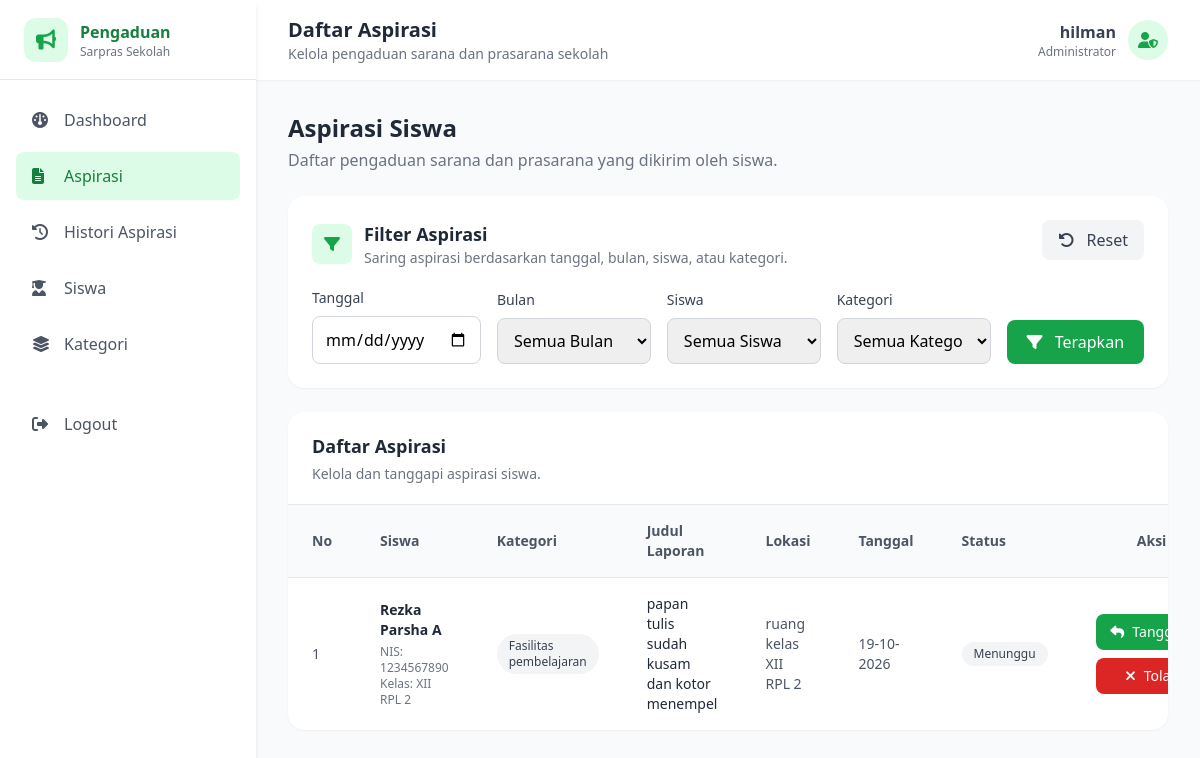
Page /Views/Admin/daftar_aspirasi.php (signed in) on the committed database.
### tables this page shows
CREATE TABLE `tb_aspirasi` (
  `id_aspirasi` int NOT NULL,
  `id_siswa` int NOT NULL,
  `id_kategori` int NOT NULL,
  `judul_laporan` varchar(100) NOT NULL,
  `keterangan` text NOT NULL,
  `lokasi` varchar(100) NOT NULL,
  `bukti_foto` varchar(100) NOT NULL,
  `tanggal_dikirim` timestamp NOT NULL,
  `status` enum('menunggu','diproses','selesai','ditolak') NOT NULL DEFAULT 'menunggu',
  `umpan_balik` text
);

CREATE TABLE `tb_siswa` (
  `id_siswa` int NOT NULL,
  `nis` varchar(10) NOT NULL,
  `nama_siswa` varchar(35) NOT NULL,
  `kelas` varchar(10) NOT NULL,
  `password` varchar(255) NOT NULL
);

CREATE TABLE `tb_kategori` (
  `id_kategori` int NOT NULL,
  `nama_kategori` varchar(50) NOT NULL
);

### Views/Admin/daftar_aspirasi.php (the view, shortened to what the rows shown need)
<?php
require_once '../../Controllers/c_aspirasi.php';
?>
<!DOCTYPE html>
<html lang="id">
<head>
    <script src="https://cdn.tailwindcss.com"></script>
    <link rel="stylesheet"
        href="https://cdnjs.cloudflare.com/ajax/libs/font-awesome/6.5.1/css/all.min.css">
</head>
<body class="bg-gray-50">
    <aside class="fixed left-0 top-0 h-screen w-64 bg-white shadow-md">
        <div class="h-20 px-6 border-b flex items-center gap-3">
            <div>
                <h1 class="font-bold text-green-700">
                    Pengaduan
                </h1>
            </div>
        </div>
    </aside>
    <main class="ml-64 min-h-screen">
        <header class="bg-white h-20 shadow-sm flex items-center justify-between px-8">
            <div>
                <h2 class="text-xl font-semibold text-gray-800">
                    Daftar Aspirasi
                </h2>
            </div>
        </header>
        <section class="p-8">
            <div class="mb-6">
                <h1 class="text-2xl font-bold text-gray-800">
                    Aspirasi Siswa
                </h1>
            </div>
            <div class="bg-white rounded-2xl shadow-sm p-6 mb-6">
                <div class="flex items-start justify-between mb-5">
                    <div class="flex items-center gap-3">
                        <div>
                            <h2 class="text-lg font-semibold text-gray-800">
                                Filter Aspirasi
                            </h2>
                        </div>
                    </div>
                </div>
            </div>
            <div class="bg-white rounded-2xl shadow-sm overflow-hidden">
                <div class="px-6 py-5 border-b">
                    <div class="flex items-center justify-between">
                        <div>
                            <h2 class="text-lg font-semibold text-gray-800">
                                Daftar Aspirasi
                            </h2>
                        </div>
                    </div>
                </div>
                <div class="overflow-x-auto">
                    <table class="w-full text-sm">
                        <thead class="bg-gray-50 border-b">
                            <tr>
                                <th class="px-6 py-4 text-left font-semibold text-gray-600">
                                    No
                                </th>
                                <th class="px-6 py-4 text-left font-semibold text-gray-600">
                                    Siswa
                                </th>
                                <th class="px-6 py-4 text-left font-semibold text-gray-600">
                                    Kategori
                                </th>
                                <th class="px-6 py-4 text-left font-semibold text-gray-600">
                                    Judul Laporan
                                </th>
                                <th class="px-6 py-4 text-left font-semibold text-gray-600">
                                    Lokasi
                                </th>
                                <th class="px-6 py-4 text-left font-semibold text-gray-600">
                                    Tanggal
                                </th>
                                <th class="px-6 py-4 text-left font-semibold text-gray-600">
                                    Status
                                </th>
                                <th class="px-6 py-4 text-center font-semibold text-gray-600">
                                    Aksi
                                </th>
                            </tr>
                        </thead>
                        <tbody class="divide-y">
                            <?php if (!empty($aspirasis)) : ?>
                                <?php
                                $no = (($halaman - 1) * 10) + 1;
                                while ($data = mysqli_fetch_object($aspirasis)) :
                                ?>
                                    <tr class="hover:bg-gray-50">
                                        <td class="px-6 py-4 text-gray-600">
                                            <?= $no++; ?>
                                        </td>
                                        <td class="px-6 py-4">
                                            <div>
                                                <p class="font-semibold text-gray-800">
                                                    <?= htmlspecialchars($data->nama_siswa); ?>
                                                </p>
                                                <p class="text-xs text-gray-500 mt-1">
                                                    NIS:
                                                    <?= htmlspecialchars($data->nis); ?>
                                                </p>
                                                <p class="text-xs text-gray-500">
                                                    Kelas:
                                                    <?= htmlspecialchars($data->kelas); ?>
                                                </p>
                                            </div>
                                        </td>
                                        <td class="px-6 py-4">
                                            <span
                                                class="inline-flex items-center
                                                       px-3 py-1
                                                       rounded-full
                                                       bg-gray-100
                                                       text-gray-700
                                                       text-xs
                                                       font-medium">
                                                <?= htmlspecialchars($data->nama_kategori); ?>
                                            </span>
                                        </td>
                                        <td class="px-6 py-4">
                                            <p class="font-medium text-gray-800">
                                                <?= htmlspecialchars($data->judul_laporan); ?>
                                            </p>
                                        </td>
                                        <td class="px-6 py-4 text-gray-600">
                                            <?= htmlspecialchars($data->lokasi); ?>
                                        </td>
                                        <td class="px-6 py-4 text-gray-600">
                                            <?= date(
                                                'd-m-Y',
                                                strtotime($data->tanggal_dikirim)
                                            ); ?>
                                        </td>
                                        <td class="px-6 py-4">
                                            <?php if ($data->status == 'menunggu') : ?>
                                                <span
                                                    class="inline-flex items-center
                                                           px-3 py-1
                                                           rounded-full
                                                           bg-gray-100
                                                           text-gray-700
                                                           text-xs
                                                           font-medium">
                                                    Menunggu
                                                </span>
                                            <?php endif; ?>
                                        </td>
                                        <td class="px-6 py-4 text-center">
                                            <?php if ($data->status == 'menunggu') : ?>
                                                <div class="flex flex-col items-center gap-2">
                                                    <a
                                                        href="detail_aspirasi.php?id_aspirasi=<?= $data->id_aspirasi; ?>"
                                                        class="inline-flex items-center justify-center gap-2
                       w-28
                       px-3 py-2
                       bg-green-600
                       hover:bg-green-700
                       text-white
                       rounded-lg
                       text-sm
                       font-medium
                       transition">
                                                        <i class="fa-solid fa-reply"></i>
                                                        Tanggapi
                                                    </a>
                                                    <form
                                                        action="../../Controllers/c_aspirasi.php?aksi=tolak"
                                                        method="POST">
                                                        <button
                                                            type="submit"
                                                            onclick="return confirm('Yakin ingin menolak aspirasi ini?')"
                                                            class="inline-flex items-center justify-center gap-2
                           w-28
                           px-3 py-2
                           bg-red-600
                           hover:bg-red-700
                           text-white
                           rounded-lg
                           text-sm
                           font-medium
                           transition">
                                                            <i class="fa-solid fa-xmark"></i>
                                                            Tolak
                                                        </button>
                                                    </form>
                                                </div>
                                            <?php endif; ?>
                                        </td>
                                    </tr>
                                <?php endwhile; ?>
                            <?php endif; ?>
                        </tbody>
                    </table>
                </div>
            </div>
        </section>
    </main>
</body>
</html>

### rows in the picture
tb_aspirasi: id_siswa.nama_siswa "Rezka Parsha A", id_siswa.nis "1234567890", id_siswa.kelas "XII RPL 2", id_kategori.nama_kategori "Fasilitas pembelajaran", judul_laporan "papan tulis sudah kusam dan kotor menempel", lokasi "ruang kelas XII RPL 2", tanggal_dikirim "19-10-2026", status "Menunggu"

### other values in the picture
$_SESSION['username'] "hilman"
